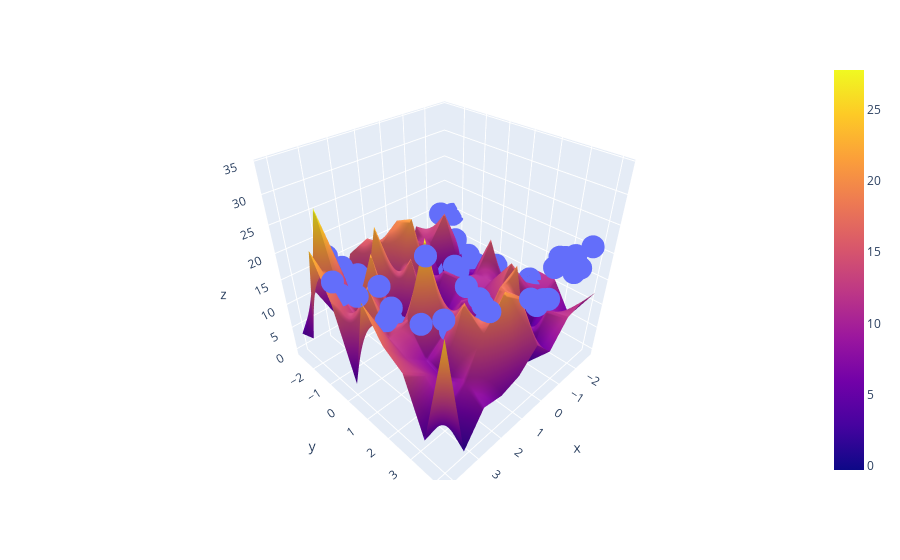

Notebook source saved alongside this figure:
### Code cell
fig.add_trace(go.Surface(x = x_input, y = y_input, z =z_final))
